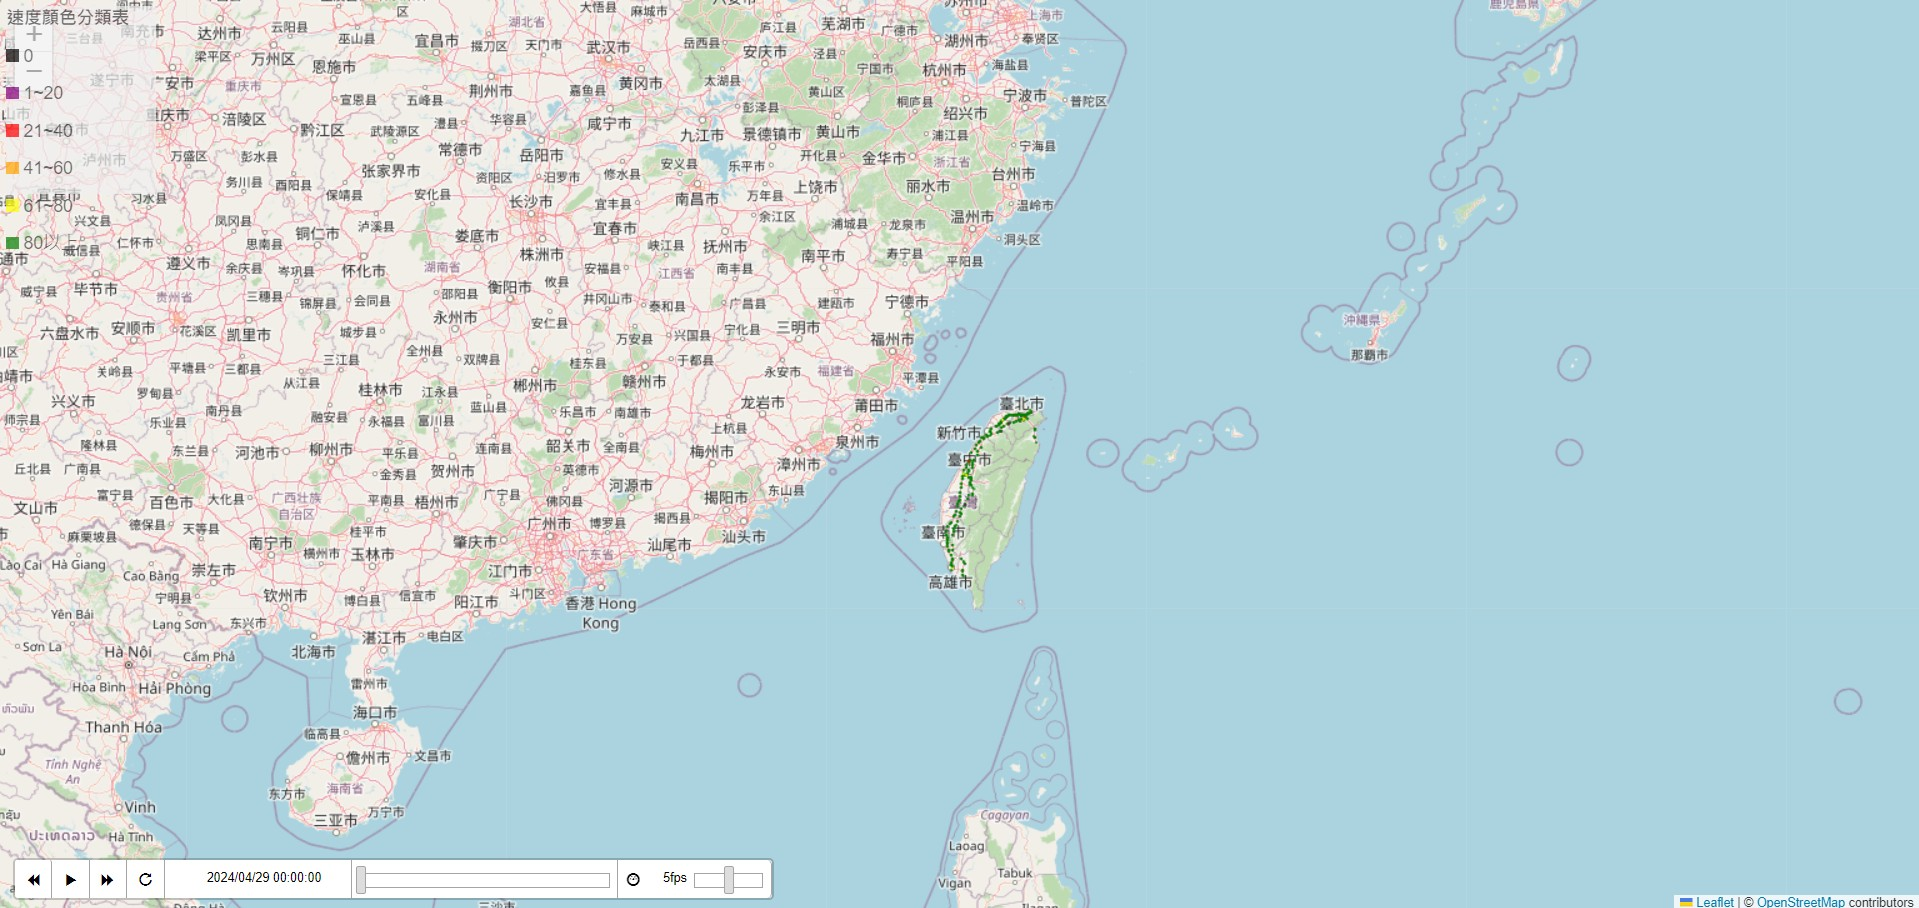

The script that drew this image:
#繪圖 HTML 檔，表現 2024 年 4 月 29 日的交通量與車速隨時間與高速公路里程的變化
#第二次期中考\M05A_feature\M05A_20240429_feature.csv

import pandas as pd
import folium
import matplotlib.pyplot as plt
from matplotlib import colors as mcolors
import numpy as np
from folium.plugins import TimestampedGeoJson
import os
from datetime import datetime, timedelta
import matplotlib.cm as cm
import geopandas as gpd


# 讀取 CSV 文件
df = pd.read_csv('M05A_feature\M05A_20240429_feature.csv')

# 將指定的欄位值相加
df['交通量'] = df[['交通量(小客車 31)','交通量(32)','交通量(41)','交通量(42)','交通量(5)']].sum(axis=1)
# 如果你想要刪除原來的欄位，可以使用以下的程式碼：
df = df.drop(columns=['交通量(小客車 31)','交通量(32)','交通量(41)','交通量(42)','交通量(5)'])

# 從每個 DataFrame 中選擇你需要的欄位
selected_columns_df = df[['TimeInterval','Time', 'GantryFrom','GantryTo','SpeedClass','交通量']] 

# 寫入新的 CSV 文件
selected_columns_df.to_csv('20240429.csv', index=False)


#製作地圖 門架在時間與速度和交通量的關係
#20240429.csv
#第二次期中考\國道計費門架座標及里程牌價表1130327.csv
import folium
from folium.plugins import TimestampedGeoJson
from branca.element import Template, MacroElement

# 讀取數據
gantry_data = pd.read_csv('第二次期中考\國道計費門架座標及里程牌價表1130327.csv')
traffic_data = pd.read_csv('20240429.csv')
# 創建地圖
m = folium.Map(location=[23.5, 121], zoom_start=8)

# 合併數據
merged_data = pd.merge(traffic_data, gantry_data, how='left', left_on='GantryFrom', right_on='設定收費區代碼')

# 將數據按照時間排序
merged_data.sort_values('Time', inplace=True)

# 創建TimestampedGeoJson數據
data = {
    'type': 'FeatureCollection',
    'features': []
}
gantry_coordinates = pd.read_csv('第二次期中考\國道計費門架座標及里程牌價表1130327.csv')
# 創建一個字典，其中包含每個門架代碼的經緯度
gantry_data = {}
for index, row in gantry_coordinates.iterrows():
    gantry_code = row['設定收費區代碼']
    lat = row['緯度']
    lon = row['經度']
    gantry_data[gantry_code] = (lat, lon)

colors = {0: 'white', 1: 'purple', 2: 'red', 3: 'orange', 4: 'yellow', 5: 'green'}


# 獲取經緯度數據
lons = merged_data['經度'].tolist()
lats = merged_data['緯度'].tolist()

# 創建一個包含所有點的經緯度坐標的列表
coordinates = list(zip(lons, lats))

from datetime import datetime, timedelta

# 將 NewTime 列轉換為 ISO 8601 格式的日期時間字符串
start_time = datetime(2024, 4, 29)
merged_data['Time'] = [start_time + timedelta(minutes=5*i) for i in merged_data['Time']]
merged_data['Time'] = merged_data['Time'].dt.strftime('%Y-%m-%dT%H:%M:%S')

times = merged_data['Time'].tolist()
speed_classes = merged_data['SpeedClass'].astype(int).tolist()
weights = (merged_data['交通量'] / 1000).tolist()


for i in range(len(merged_data)):
    feature = {
        'type': 'Feature',
        'geometry': {
            'type': 'Point',  
            'coordinates': [merged_data.iloc[i]['經度'], merged_data.iloc[i]['緯度']]
        },
        'properties': {
            'times': [times[i], times[i]],
            'speed': speed_classes[i],
            'style': {'color': colors[speed_classes[i]], 'weight': float(weights[i])},
            'icon': 'circle',
            'iconstyle': {
                'fillColor': colors[speed_classes[i]],
                'fillOpacity': 0.8,
                'stroke': 'true',
                'radius': float(weights[i])
            }
        }
    }
    data['features'].append(feature)

TimestampedGeoJson(
    data,
    period='PT5M',
    add_last_point=True,
    auto_play=False,
    loop=False,
    loop_button=True,
    date_options='YYYY/MM/DD HH:mm:ss',
    time_slider_drag_update=True
).add_to(m)

template = """
{% macro html(this, kwargs) %}
<div style="
    position: fixed; 
    top: 5px;
    left: 5px;
    width: 120px;
    height: 150px;
    z-index:9999;
    font-size:14px;
    background-color: #F0EFEF;
    opacity: 0.7;
    border-radius: 2px;
    ">
    <p><strong>速度顏色分類表</strong></p>
    <p><div style="display:inline-block;width:10px;height:10px;background-color:#000000"></div> 0</p>
    <p><div style="display:inline-block;width:10px;height:10px;background-color:#800080"></div> 1~20</p>
    <p><div style="display:inline-block;width:10px;height:10px;background-color:#ff0000"></div> 21~40</p>
    <p><div style="display:inline-block;width:10px;height:10px;background-color:#ffa500"></div> 41~60</p>
    <p><div style="display:inline-block;width:10px;height:10px;background-color:#ffff00"></div> 61~80</p>
    <p><div style="display:inline-block;width:10px;height:10px;background-color:#008000"></div> 80以上</p>
</div>
{% endmacro %}
"""

macro = MacroElement()
macro._template = Template(template)

m.get_root().add_child(macro)

m.save('map.html')
